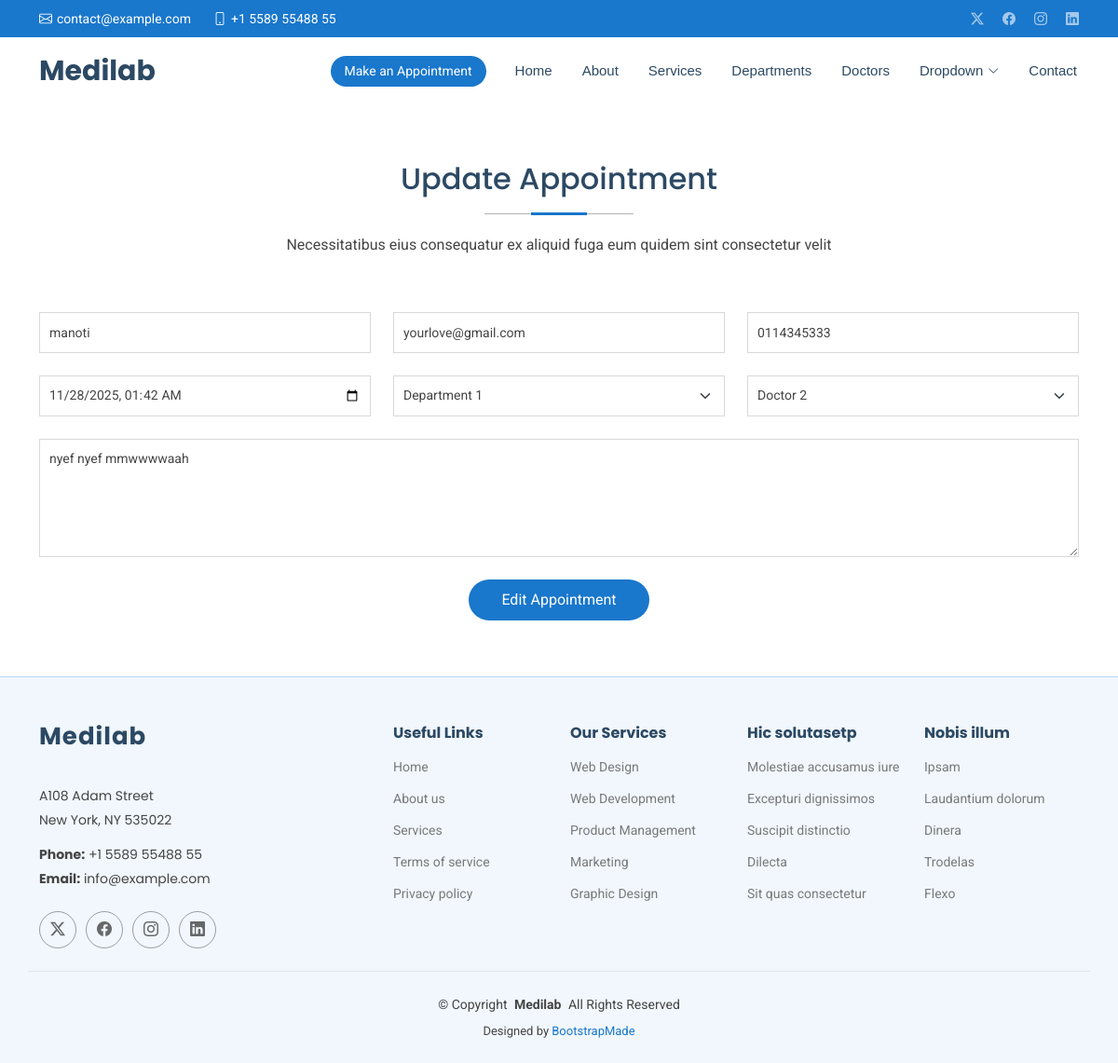
Page /show/edit/2 on the committed database.
### myChapos/models.py (models this page shows, shortened)
class Appointment(models.Model):
    name = models.CharField(max_length=20)
    email = models.EmailField()
    phone = models.CharField(max_length=20)
    datetime = models.DateTimeField()
    department = models.CharField(max_length=20)
    doctors = models.CharField(max_length=20)
    message = models.TextField()

### myChapos/views.py (the view)
# urls.py: path('show/edit/<int:id>', views.edit),
def edit(request, id):
    editappointment = get_object_or_404(Appointment, id=id)
    if request.method == 'POST':
        editappointment.name = request.POST.get('name')
        editappointment.email = request.POST.get('email')
        editappointment.phone = request.POST.get('phone')
        editappointment.datetime = request.POST.get('date')
        editappointment.department = request.POST.get('department')
        editappointment.doctors = request.POST.get('doctor')
        editappointment.message = request.POST.get('message')
        editappointment.save()
        messages.success(request, 'umechange iyo samo vismooth')
        return render(request, 'edit.html')
    else:
        return render(request, 'edit.html', context={'editappointment': editappointment})

### templates/edit.html (shortened to what this page needs)
{% extends "starter-page.html" %}
{% load static %}
{% block content %}
    <section id="appointment" class="appointment section">
      <div class="container section-title" data-aos="fade-up">
        <h2>Update Appointment</h2>
        <p>Necessitatibus eius consequatur ex aliquid fuga eum quidem sint consectetur velit</p>
      </div>
      <div class="container" data-aos="fade-up" data-aos-delay="100">
        <form method="post" action="{% url 'edit' editappointment.id %}" class="php-email-form">
          <div class="row">
            <div class="col-md-4 form-group">
              <input type="text" value="{{ editappointment.name }}" name="name" class="form-control" id="name" placeholder="Your Name" required="">
            </div>
            <div class="col-md-4 form-group mt-3 mt-md-0">
              <input type="email" value="{{ editappointment.email }}" class="form-control" name="email" id="email" placeholder="Your Email" required="">
            </div>
            <div class="col-md-4 form-group mt-3 mt-md-0">
              <input type="tel" value="{{ editappointment.phone }}" class="form-control" name="phone" id="phone" placeholder="Your Phone" required="">
            </div>
          </div>
          <div class="row">
            <div class="col-md-4 form-group mt-3">
              <input type="datetime-local" value="{{ editappointment.datetime|date:'Y-m-d\\TH:i' }}" name="date" class="form-control datepicker" id="date" placeholder="Appointment Date" required="">
            </div>
            <div class="col-md-4 form-group mt-3">
              <select name="department" value="{{ editappointment.department }}" id="department" class="form-select" required="">
                <option value="Department 1" {% if editappointment.department == "Department 1" %} selected  {% endif %}>Department 1</option>
              </select>
            </div>
            <div class="col-md-4 form-group mt-3">
              <select name="doctor" value="{{ editappointment.doctors }}" id="doctor" class="form-select" required="">
                <option value="Doctor 2" {% if editappointment.doctors == "Doctor 2" %} selected  {% endif %}>Doctor 2</option>
              </select>
            </div>
          </div>
          <div class="form-group mt-3">
            <textarea class="form-control" value="{{ editappointment.message }}" name="message" rows="5" placeholder="Message (Optional)">{{ editappointment.message }}</textarea>
          </div>
          <div class="mt-3">
            <div class="text-center"><button type="submit">Edit Appointment</button></div>
          </div>
        </form>
      </div>
    </section>
{% endblock content%}

### static/assets/css/main.css (style rules this page uses)
:root { --default-font: "Roboto", system-ui, -apple-system, "Segoe UI", Roboto, "Helvetica Neue", Arial, "Noto Sans", "Liberation Sans", sans-serif, "Apple Color Emoji", "Segoe UI Emoji", "Segoe UI Symbol", "Noto Color Emoji"; --heading-font: "Poppins", sans-serif; --nav-font: "Raleway", sans-serif; }
:root { --background-color: #ffffff; --default-color: #444444; --heading-color: #2c4964; --accent-color: #1977cc; --surface-color: #ffffff; --contrast-color: #ffffff; }
:root { --nav-color: #2c4964; --nav-hover-color: #1977cc; --nav-mobile-background-color: #ffffff; --nav-dropdown-background-color: #ffffff; --nav-dropdown-color: #2c4964; --nav-dropdown-hover-color: #1977cc; }
:root { scroll-behavior: smooth; }
body { color: var(--default-color); background-color: var(--background-color); font-family: var(--default-font); }
h1, h2, h3, h4, h5, h6 { color: var(--heading-color); font-family: var(--heading-font); }
section, .section { color: var(--default-color); background-color: var(--background-color); padding: 60px 0; scroll-margin-top: 72px; overflow: clip; }
.section-title { text-align: center; padding-bottom: 60px; position: relative; }
.section-title h2 { font-size: 32px; font-weight: 500; margin-bottom: 20px; padding-bottom: 20px; position: relative; }
.section-title h2:before { content: ""; position: absolute; display: block; width: 160px; height: 1px; background: color-mix(in srgb, var(--default-color), transparent 60%); left: 0; right: 0; bottom: 1px; margin: auto; }
.section-title h2::after { content: ""; position: absolute; display: block; width: 60px; height: 3px; background: var(--accent-color); left: 0; right: 0; bottom: 0; margin: auto; }
.section-title p { margin-bottom: 0; }
.appointment .php-email-form { width: 100%; }
.appointment .php-email-form .form-group { padding-bottom: 8px; }
.appointment .php-email-form input, .appointment .php-email-form textarea, .appointment .php-email-form select { color: var(--default-color); background-color: transparent; border-color: color-mix(in srgb, var(--default-color), transparent 80%); border-radius: 0; box-shadow: none; font-size: 14px; padding: 10px !important; }
.appointment .php-email-form input::placeholder, .appointment .php-email-form textarea::placeholder, .appointment .php-email-form select::placeholder { color: color-mix(in srgb, var(--default-color), transparent 70%); }
.appointment .php-email-form input, .appointment .php-email-form select { height: 44px; }
.appointment .php-email-form textarea { padding: 10px 12px; }
.appointment .php-email-form button[type=submit] { background: var(--accent-color); border: 0; padding: 10px 35px; color: #fff; transition: 0.4s; border-radius: 50px; }

### rows in the picture
Appointment: name "manoti", email "yourlove@gmail.com", phone "0114345333", date "11/28/2025 01:42", department "Department 1", doctor "Doctor 2", message "nyef nyef mmwwwwaah"
